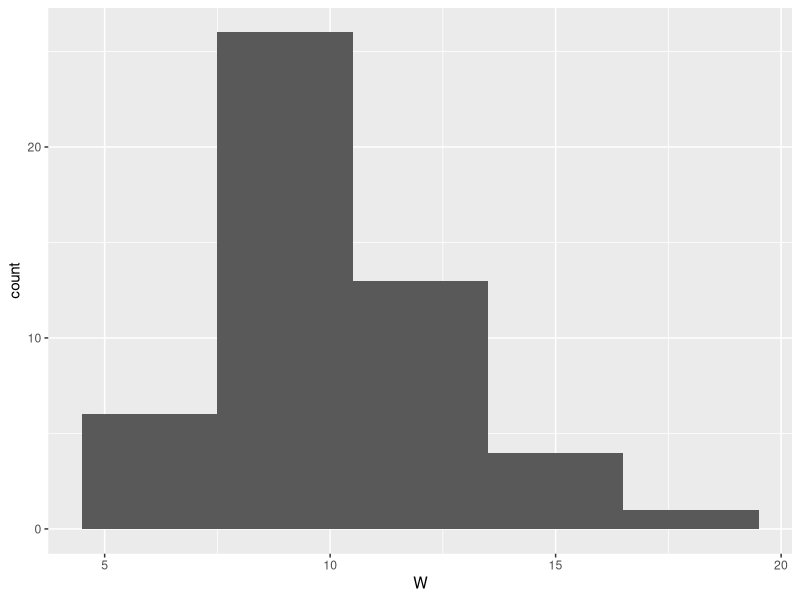

Write R code to recreate this figure.
## ---- chunk 1
library(ggplot2)
## ---- chunk 2
Time_Between_Arrivals <- c(0:3)
Prob <- c(.23,.37,.28,.12)
table2.1 <- data.frame(cbind(Time_Between_Arrivals,Prob))
table2.1
## ---- chunk 3
set.seed(1500)

# DF of jobs already in queue
in_queue <- data.frame(job=c(-1, 0), #first two jobs
                           inter_arrive_h=c(0,0), 
                           inter_arrive_m=c(0,0), 
                           arrive_m=c(0,0),
                           srvc_time_m=c(25, 50), # 25 min job and 50 min job
                           srvc_begin_time=c(0, 25),
                           wait_m=c(0,25),
                           srvc_end_time=c(25, 75),
                           total_time=c(25,75))
# DF for new 10 jobs
new_ten <- data.frame(job=seq(1, 10), 
                      inter_arrive_h=c(0, sample(seq(0, 3), # details from table
                                              size=9, 
                                              prob=c(.23, .37, .28, .12), 
                                              replace=TRUE)), 
                      inter_arrive_m=rep(NA, 10), 
                      arrive_m=rep(0, 10),
                      srvc_time_m=rnorm(10, mean=50, sd=8),
                      srvc_begin_time=rep(0, 10),
                      wait_m=rep(0, 10),
                      srvc_end_time=rep(0, 10),
                      total_time=rep(0, 10))

# Convert time between arrivals from hours to minutes and find arrival times.
new_ten$inter_arrive_m <- new_ten$inter_arrive_h*60
new_ten$arrive_m <- cumsum(new_ten$inter_arrive_m) # cumulative sum

# Merge the DFs by row
new_table <- rbind(in_queue, new_ten)

# Compute final times
for(i in seq(3, nrow(new_table))) # row 3 forward are the simulated records
{
  new_table[i,]$srvc_begin_time <- max(new_table[i,]$arrive_m, new_table[i-1,]$srvc_end_time)
  new_table[i,]$wait_m <- new_table[i,]$srvc_begin_time - new_table[i,]$arrive_m
  new_table[i,]$srvc_end_time <- new_table[i,]$srvc_begin_time + new_table[i,]$srvc_time_m
  new_table[i,]$total_time <- new_table[i,]$srvc_end_time - new_table[i,]$arrive_m
}

# Remove unnecessary hours column
drop <- "inter_arrive_h"
new_table <- new_table[ , !(names(new_table) %in% drop)]

# Show the simulation table
new_table
colnames(new_table)
## ---- chunk 4
mean(new_table[3:12,6])
## ---- chunk 5
mean(new_table[3:12,4])
## ---- chunk 6
max(new_table[3:12,8])
## ---- chunk 7
Customers_per_Day <- c(8,10,12,14)
Prob <- c(.35,.3,.25,.10)
table2.2a <- data.frame(rbind(Customers_per_Day,Prob))
table2.2a
## ---- chunk 8
Dozens_per_Customer <- c(1,2,3,4)
Prob <- c(.4,.3,.2,.1)
table2.2b <- data.frame(rbind(Dozens_per_Customer,Prob))
table2.2b
## ---- chunk 9
Time_Between_Calls <- c(15,20,25,30,35)
Prob <- c(.14,.22,.43,.17,.04)
table2.4a <- data.frame(rbind(Time_Between_Calls,Prob))
table2.4a
## ---- chunk 10
Service_Time_m <- c(5,15,25,35,45)
Prob2 <- c(.12,.35,.43,.06,.04)
table2.4b <- data.frame(rbind(Service_Time_m,Prob2))
table2.4b
## ---- chunk 11
set.seed(1111)
# 50 random
X <- rnorm(50,100,sqrt(100))
Y <- rnorm(50,300,sqrt(225))
Z <- rnorm(50,40,sqrt(64))
W <- (X+Y)/Z
q2.5 <- data.frame(X,Y,Z,W)
plot2.5 <- ggplot(q2.5) + geom_histogram(aes(x=W), binwidth=3)
plot2.5
## ---- chunk 12
Material <- c("A","B","C")
Weight <- c(200,100,50)
Inter_Arrival_m <- c("5 +- 2 (uniform", "6 constant", "P(2)=0.33 or P(3)=0.67")
table2.8 <- data.frame(cbind(Material,Weight,Inter_Arrival_m))
table2.8
